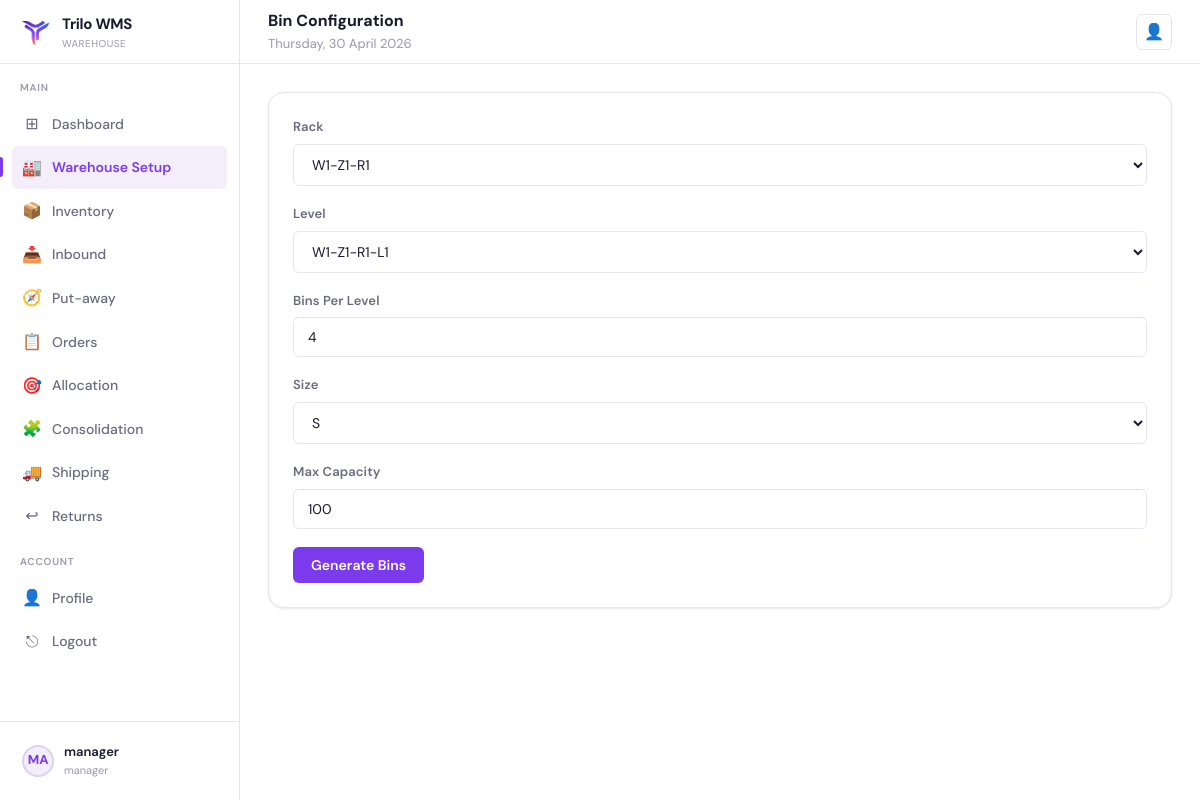
The page /warehouse/bins/ (signed in) on the database its author committed.
### core/models.py (models this page shows, shortened)
class User(AbstractUser):
    class Role(models.TextChoices):
        ADMIN = "admin", "Admin"
        MANAGER = "manager", "Manager"
        PICKER = "picker", "Picker"
        PUTAWAY = "putaway", "Putaway"
        PACKER = "packer", "Packer"
    role = models.CharField(max_length=20, choices=Role.choices, default=Role.PICKER)
    employee_id = models.CharField(max_length=32, unique=True)
    warehouse = models.CharField(max_length=120, blank=True, null=True)
    assigned_warehouse = models.ForeignKey(
        "Warehouse",
        on_delete=models.SET_NULL,
        null=True,
        blank=True,
        related_name="workers",
    )

### core/views.py (the view, shortened to what this page needs)
# urls.py: path("warehouse/bins/", views.bin_configuration, name="bin_configuration"),
@login_required
@role_required("admin", "manager")
@require_http_methods(["GET", "POST"])
def bin_configuration(request):
    return render(
        request,
        "warehouse/bin_configuration.html",
        {
            "racks": Rack.objects.select_related("zone__warehouse"),
            "levels": Level.objects.select_related("rack").order_by("rack_id", "level_number"),
            "today_str": now_date_str(),
        },
    )

### core/utils.py (called while the page is built)
def now_date_str() -> str:
    return timezone.localdate().strftime("%A, %d %B %Y")

### core/templates/warehouse/bin_configuration.html (shortened to what this page needs)
{% extends "base.html" %}
{% block header_title %}Bin Configuration{% endblock %}
{% block content %}
<div class="card"><div class="card-body"><form method="post">{% csrf_token %}
<div class="form-group"><label class="form-label">Rack</label><select class="form-control" name="rack_id">{% for r in racks %}<option value="{{ r.id }}">{{ r.zone.warehouse.code }}-{{ r.zone.code }}-{{ r.rack_number }}</option>{% endfor %}</select></div>
<div class="form-group"><label class="form-label">Level</label><select class="form-control" name="level_id">{% for l in levels %}<option value="{{ l.id }}">{{ l.rack.zone.warehouse.code }}-{{ l.rack.zone.code }}-{{ l.rack.rack_number }}-L{{ l.level_number }}</option>{% endfor %}</select></div>
<div class="form-group"><label class="form-label">Bins Per Level</label><input class="form-control" type="number" name="bins_per_level" value="4"></div>
<div class="form-group"><label class="form-label">Size</label><select class="form-control" name="size"><option value="S">S</option><option value="M">M</option><option value="L">L</option></select></div>
<div class="form-group"><label class="form-label">Max Capacity</label><input class="form-control" type="number" name="max_capacity" value="100"></div>
<button class="btn btn-primary" type="submit">Generate Bins</button>
</form></div></div>
{% endblock %}

### core/templates/base.html (shortened to what this page needs)
{% load static %}
<!DOCTYPE html>
<html lang="en">
<head>
  <link rel="stylesheet" href="{% static 'css/base.css' %}"/>
</head>
<body class="{% block body_class %}{% endblock %}">
  {% block layout %}
  <div class="layout">
    <aside class="sidebar">
      <div class="sidebar-logo">
        <div class="logo-icon"><img src="{% static 'images/TriloLogo.png' %}" alt="Trilo WMS" width="32" height="32" /></div>
        <div>
          <div class="logo-text">Trilo WMS</div>
          <div class="logo-sub">Warehouse</div>
        </div>
      </div>
      <nav class="sidebar-nav">
        <div class="nav-section-label">Main</div>
        <a class="nav-item {% if request.path == '/dashboard/' %}active{% endif %}" href="/dashboard/">
          <span class="nav-icon">⊞</span> Dashboard
        </a>
        {% if request.user.role == 'manager' %}
          <a class="nav-item {% if request.path|slice:":11" == '/warehouse/' %}active{% endif %}" href="/warehouse/">
            <span class="nav-icon">🏭</span> Warehouse Setup
          </a>
          <a class="nav-item {% if request.path|slice:":11" == '/inventory/' %}active{% endif %}" href="/inventory/">
            <span class="nav-icon">📦</span> Inventory
          </a>
          <a class="nav-item {% if request.path|slice:":9" == '/inbound/' %}active{% endif %}" href="/inbound/">
            <span class="nav-icon">📥</span> Inbound
          </a>
          <a class="nav-item {% if request.path|slice:":18" == '/inbound/putaway/' %}active{% endif %}" href="/inbound/putaway/tasks/">
            <span class="nav-icon">🧭</span> Put-away
          </a>
          <a class="nav-item {% if request.path|slice:":8" == '/orders/' %}active{% endif %}" href="/orders/">
            <span class="nav-icon">📋</span> Orders
          </a>
          <a class="nav-item {% if request.path|slice:":12" == '/allocation/' %}active{% endif %}" href="/allocation/">
            <span class="nav-icon">🎯</span> Allocation
          </a>
          <a class="nav-item {% if request.path|slice:":15" == '/consolidation/' %}active{% endif %}" href="/consolidation/">
            <span class="nav-icon">🧩</span> Consolidation
          </a>
          <a class="nav-item {% if request.path|slice:":10" == '/shipping/' %}active{% endif %}" href="/shipping/">
            <span class="nav-icon">🚚</span> Shipping
          </a>
          <a class="nav-item {% if request.path|slice:":9" == '/returns/' %}active{% endif %}" href="/returns/">
            <span class="nav-icon">↩</span> Returns
          </a>
        {% endif %}
        <div class="nav-section-label">Account</div>
        <a class="nav-item {% if request.path == '/profile/' %}active{% endif %}" href="/profile/">
          <span class="nav-icon">👤</span> Profile
        </a>
        <a class="nav-item" href="/logout/"><span class="nav-icon">⎋</span> Logout</a>
      </nav>
      <div class="sidebar-footer">
        <a class="sidebar-user" href="/profile/">
          <div class="user-avatar">{{ request.user.get_full_name|default:request.user.username|slice:":2"|upper }}</div>
          <div class="user-info">
            <div class="user-name">{{ request.user.get_full_name|default:request.user.username }}</div>
            <div class="user-role">{{ request.user.role|default:"" }}</div>
          </div>
        </a>
      </div>
    </aside>
    <header class="header">
      <div style="flex:1">
        <div class="header-title">{% block header_title %}Dashboard{% endblock %}</div>
        <div class="header-breadcrumb">{% block header_subtitle %}{{ today_str }}{% endblock %}</div>
      </div>
      <div class="header-actions">
        <a class="header-btn" href="/profile/" title="Profile">👤</a>
      </div>
    </header>
    <main class="main">
      {% block content %}{% endblock %}
    </main>
  </div>
  {% endblock %}
</body>
</html>

### rows shown on the page
User: user.get_full_name "MA", user.get_full_name "manager", user.role "manager"

### other values the page prints
{{ today_str }} "Thursday, 30 April 2026"
form field rack_id "W1-Z1-R1"
form field level_id "W1-Z1-R1-L1"
